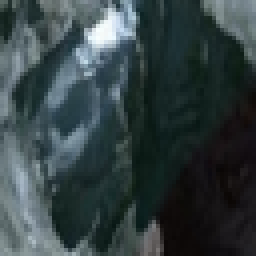
#> input picture data_s2/patches/test/debris/2009.11.21_0541.png, 64 x 64 px, given as the content of the folder dataset, which was not available (shown 4 times larger)
$ python make_patches.py
#> lines starting #> are read from the running program, lines starting #| are printed output that depends on the picture; after the words box and inside, x2 and y2 are one past the last pixel; in counts of white or black regions, pixels touching at a corner belong together; pictures that were not available may be replaced by others from this repository, and a replacement may not be noted
"""Cut patches + starter labels for snow / ice / debris.

Two modes (auto-detected):
1. S2 GeoTIFF mode — data_s2/<scene>.tif stacks from download_sentinel2.py
   (bands order recorded in tag: blue,green,red,nir,swir16).
   Label per patch by center-pixel NDSI + brightness:
     NDSI=(green-swir)/(green+swir); snow: NDSI>0.4 & bright;
     debris: dark / low NDSI; else ice. SCL clouds masked when available
     (fetch via s2/fetch_scl.py; classes 0,1,3,7,8,9,10 excluded,
     patches <50% valid skipped).
2. Fallback screenshot mode — no S2 files present (offline demo).
   Uses dataset/avalanche + dataset/no_avalanche RGB PNGs with a pure-RGB
   heuristic (bright->snow, blue-grey->ice, dark/brown->debris) so the CNN
   pipeline still runs end-to-end. Starter labels only, not ground truth.

Split is BY SOURCE SCENE/FILE GROUP (no random patch leakage across
train/val/test when S2 scenes exist).

Usage:
  python3 s2/make_patches.py --size 64 --stride 64 --per-class 400
Output:
  data_s2/patches/<split>/<class>/*.png  +  data_s2/patches.csv
"""
import argparse
import csv
import os
import random
from pathlib import Path

import numpy as np
from PIL import Image

CLASSES = ["snow", "ice", "debris"]
S2_DIR = Path("data_s2")
SHOT_DIRS = [Path("dataset/avalanche"), Path("dataset/no_avalanche")]


def s2_label_patch(green, swir, red, nir):
    """Return class idx per pixel from S2 bands (uint16 arrays).

    Calibrated on 5 Khumbu crops (Dec + spring): winter low-sun scenes average
    brightness ~2100, so the snow brightness gate is 2000 (not 4000), and
    debris requires darkness AND low NDSI (not OR) to avoid calling all
    shadowed ice 'debris'. Snow gate keeps standard NDSI>0.4.
    """
    g = green.astype("float32")
    s = swir.astype("float32")
    r = red.astype("float32")
    n = nir.astype("float32")
    ndsi = (g - s) / np.maximum(g + s, 1.0)
    bright = (g + r + n) / 3.0
    snow = (ndsi > 0.4) & (bright > 2000)
    debris = (bright < 1200) | ((ndsi < 0.0) & (bright < 3000))
    out = np.ones_like(ndsi, dtype=np.int64)  # default ice=1
    out[snow] = 0
    out[debris] = 2
    return out, ndsi


def rgb_heuristic_label(arr):
    """Fallback RGB heuristic for plain screenshots (H,W,3 uint8)."""
    a = arr.astype("float32")
    r, g, b = a[..., 0], a[..., 1], a[..., 2]
    bright = (r + g + b) / 3.0
    snow = bright > 195
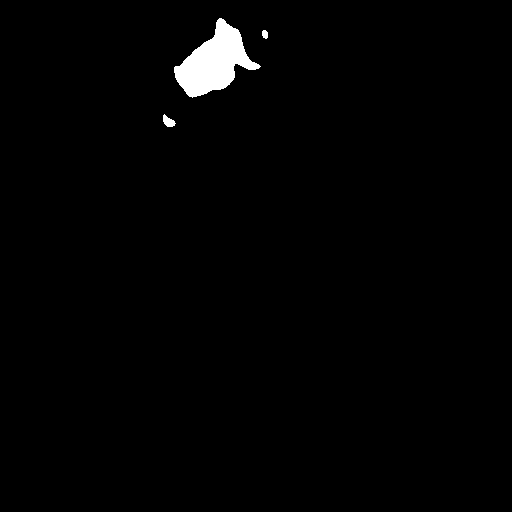
#> snow: shape (512, 512) bool; 1.3% white; 3 white regions, box (x1, y1, x2, y2) and area: (174, 18, 261, 98) 3355, (163, 114, 176, 127) 100, (262, 30, 268, 39) 44
    brown = (r > g + 8) & (r > b + 8) & (bright < 195)
#> brown: shape (512, 512) bool; 0.02% white in thin lines or dots, all inside (x1, y1, x2, y2) = (496, 219, 512, 242)
    dark = bright < 105
#> dark: shape (512, 512) bool; 80.2% white; 17 black regions (2 under 20 px), largest, box (x1, y1, x2, y2) and area: (0, 266, 172, 512) 18940, (79, 0, 276, 216) 17237, (0, 51, 80, 244) 5710
    debris = brown | dark
    blueish = (b > r + 6) & (~snow) & (~debris)
#> blueish: shape (512, 512) bool; 18.3% white; 17 white regions (3 under 20 px), largest, box (x1, y1, x2, y2) and area: (0, 266, 172, 512) 18940, (79, 0, 276, 216) 13738, (0, 51, 80, 244) 5710
    out = np.where(snow, 0, np.where(debris, 2, np.where(blueish, 1, 1)))
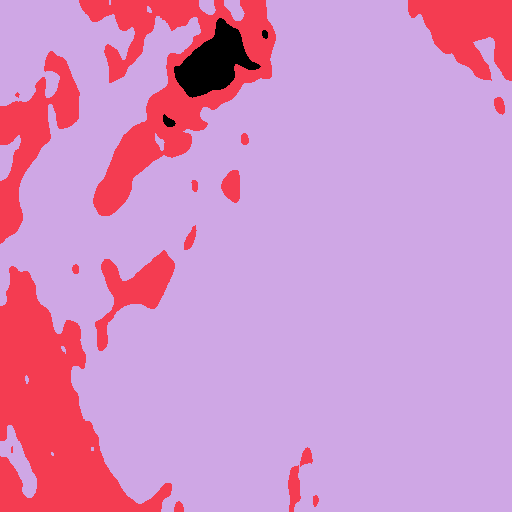
#> out: shape (512, 512) int64; 3 distinct labels, from 0 to 2; one colour per label, 0 black
    return out.astype(np.int64)


def save_patch(png_arr, dst):
    dst.parent.mkdir(parents=True, exist_ok=True)
    Image.fromarray(png_arr).save(dst)


def main():
    ap = argparse.ArgumentParser()
    ap.add_argument("--size", type=int, default=64)
    ap.add_argument("--stride", type=int, default=64)
    ap.add_argument("--per-class", type=int, default=400, help="cap kept patches per class total")
    ap.add_argument("--seed", type=int, default=42)
    args = ap.parse_args()
    rng = random.Random(args.seed)

    s2tifs = sorted(S2_DIR.glob("S2*.tif"))
    tifs = s2tifs if s2tifs else sorted(S2_DIR.glob("*.tif"))
    tifs = [t for t in tifs if "patches" not in str(t) and "_scl" not in str(t)]
    kept = []  # (png_arr, cls, source)
    SCL_MASK = {0, 1, 3, 7, 8, 9, 10}  # nodata/saturated/shadow/cloud/cirrus

    if tifs:
        import rasterio

        for tif in tifs:
            with rasterio.open(tif) as src:
                tags = src.tags(ns="s2")
                names = tags.get("bands", "blue,green,red,nir,swir16").split(",")
                stack = src.read()  # C,H,W
            idx = {k: i for i, k in enumerate(names)}
            B, G, R, NIR = (stack[idx["blue"]], stack[idx["green"]],
                            stack[idx["red"]], stack[idx["nir"]])
            SWIR = stack[idx["swir16"]] if "swir16" in idx else np.zeros_like(G)
            pix, _ = s2_label_patch(G, SWIR, R, NIR)
            scl_path = tif.parent / f"{tif.stem}_scl.tif"
            if scl_path.exists():
                with rasterio.open(scl_path) as s:
                    scl = s.read(1)
                masked = np.isin(scl, list(SCL_MASK))
                print(f"{tif.stem}: scl-masked frac={masked.mean():.3f}")
            else:
                masked = np.zeros_like(pix, dtype=bool)
            # vis RGB for patch PNGs (red,green,blue -> stretched)
            vis = np.stack([R, G, B]).astype("float32")
            vis = np.clip((vis / 6000.0) * 255, 0, 255).astype("uint8").transpose(1, 2, 0)
            H, W = pix.shape
            for y in range(0, H - args.size + 1, args.stride):
                for x in range(0, W - args.size + 1, args.stride):
                    lab = pix[y:y + args.size, x:x + args.size]
                    valid = ~masked[y:y + args.size, x:x + args.size]
                    if valid.mean() < 0.5:
                        continue  # mostly cloud/shadow/nodata
                    vals, counts = np.unique(lab[valid], return_counts=True)
                    cls = int(vals[int(np.argmax(counts))])
                    if counts.max() < 0.6 * valid.sum():
                        continue  # skip mixed patches
                    kept.append((vis[y:y + args.size, x:x + args.size].copy(), cls, tif.stem))
    else:
        files = []
        for d in SHOT_DIRS:
            if d.exists():
                files += sorted(d.glob("*.png"))
        if not files:  # legacy flat layout
            files = sorted(Path("dataset").glob("*.png"))
        for f in files:
            img = Image.open(f).convert("RGB").resize((512, 512))
            arr = np.asarray(img)
            pix = rgb_heuristic_label(arr)
            H, W = pix.shape
#> H = 512; W = 512
            for y in range(0, H - args.size + 1, args.stride):
                for x in range(0, W - args.size + 1, args.stride):
                    lab = pix[y:y + args.size, x:x + args.size]
                    vals, counts = np.unique(lab, return_counts=True)
                    cls = int(vals[int(np.argmax(counts))])
                    if counts.max() < 0.5 * args.size * args.size:
                        continue
                    kept.append((arr[y:y + args.size, x:x + args.size].copy(), cls, f.stem))
#> lab: shape (64, 64) int64; every value is 2
#> after the loop, kept = 61 items

    # Balance per class, then split BY SOURCE (scene/file) to avoid leakage.
    rng.shuffle(kept)
    by_cls = {c: [k for k in kept if k[1] == c] for c in range(3)}
#> by_cls = 3 items
    for c in by_cls:
        by_cls[c] = by_cls[c][: args.per_class]
#> this loop made 3 passes
    print({CLASSES[c]: len(by_cls[c]) for c in by_cls})
#| {'snow': 0, 'ice': 8, 'debris': 53}

    sources = sorted({s for lst in by_cls.values() for (_, _, s) in lst})
#> sources = ['2009.11.21_0541']
    rng.shuffle(sources)
    n = len(sources)
#> n = 1
    test_src = set(sources[int(0.7 * n):]) if n >= 3 else set(sources[-1:])
#> test_src = 1 item
    val_src = set(sources[int(0.5 * n):int(0.7 * n)]) if n >= 5 else set()
#> val_src = 0 items
    # tiny-source fallback: stratified random so val/test are non-empty
    flat = [k for lst in by_cls.values() for k in lst]
#> flat = 61 items
    if not test_src or not val_src:
        rng.shuffle(flat)
        nflat = len(flat)
#> nflat = 61
        splits = (
            [("train", flat[: int(0.7 * nflat)]),
             ("val", flat[int(0.7 * nflat): int(0.85 * nflat)]),
             ("test", flat[int(0.85 * nflat):])]
        )
    else:
        def grp(want):
            return [k for k in flat if k[2] in want]
        splits = [
            ("train", grp(set(sources) - val_src - test_src)),
            ("val", grp(val_src)),
            ("test", grp(test_src)),
        ]

    out_root = S2_DIR / "patches"
    S2_DIR.mkdir(parents=True, exist_ok=True)
    csv_path = S2_DIR / "patches.csv"
    with open(csv_path, "w", newline="") as f:
        w = csv.writer(f)
        w.writerow(["path", "label", "class", "split", "source"])
        for split, items in splits:
            for i, (png_arr, cls, src) in enumerate(items):
                dst = out_root / split / CLASSES[cls] / f"{src}_{i:04d}.png"
                save_patch(png_arr, dst)
                w.writerow([str(dst), cls, CLASSES[cls], split, src])
#> this loop made 3 passes
#> split on passes 1 to 3: 'train', 'val', 'test'
#> pass 1, in save_patch, `Image.fromarray(png_arr).save(dst)`:
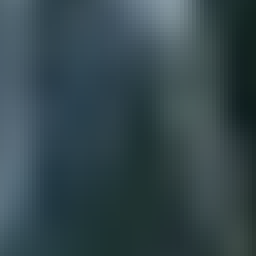
#> saved as 2009.11.21_0541_0000.png: PIL image 64x64 RGB (shown 4 times larger); mean R, G, B 52, 71, 76.8
#> pass 1, in save_patch (call 2), `Image.fromarray(png_arr).save(dst)`:
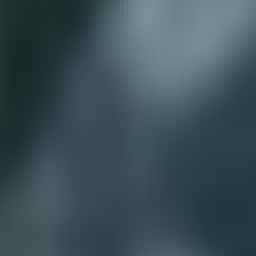
#> saved as 2009.11.21_0541_0001.png: PIL image 64x64 RGB (shown 4 times larger); mean R, G, B 59, 79.7, 87.8
#> pass 1, in save_patch (call 3), `Image.fromarray(png_arr).save(dst)`:
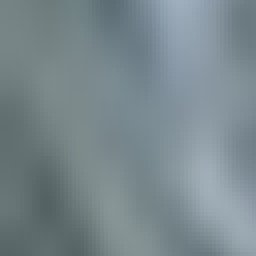
#> saved as 2009.11.21_0541_0002.png: PIL image 64x64 RGB (shown 4 times larger); mean R, G, B 121.2, 136, 141.6
#> pass 1, in save_patch (call 4), `Image.fromarray(png_arr).save(dst)`:
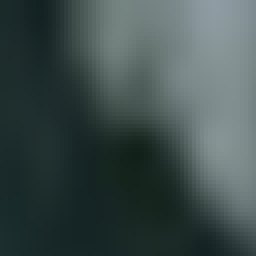
#> saved as 2009.11.21_0541_0003.png: PIL image 64x64 RGB (shown 4 times larger); mean R, G, B 63, 77.8, 76.5
#> after the loop:
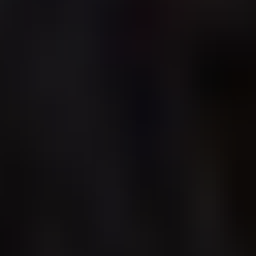
#> png_arr: shape (64, 64, 3) (shown 4 times larger); mean of channels 0, 1, 2 17.6, 14.9, 16.8; drawn as R, G, B
    for split, items in splits:
        print(f"{split}: n={len(items)}")
    print(f"saved {csv_path}")


if __name__ == "__main__":
    main()
